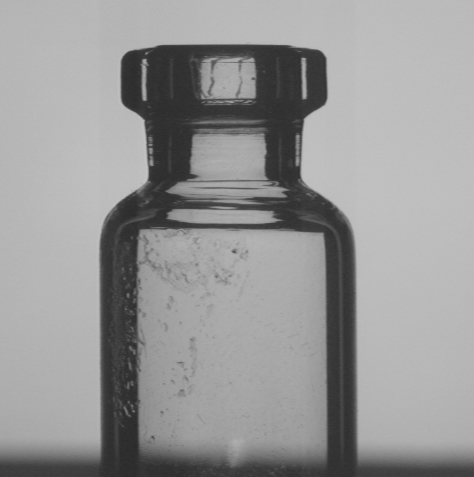
%> input picture LAB2/Bottle.bmp, 474 x 477 px
$ octave VCsessio2.m   (GNU Octave 9; MATLAB toolbox functions it lacks are replaced by stand-ins)
%> lines starting %> are read from the running program, lines starting %| are printed output that depends on the picture; in (x1, y1, x2, y2) boxes, pixels count from 0 and x2, y2 are one past the last pixel; in counts of white or black regions, pixels touching at a corner belong together; the program's own positions count from 1
### LAB2/MidpointCircle.m
% Draw a circle in a matrix using the integer midpoint circle algorithm
% Does not miss or repeat pixels
% Created by : Peter Bone
% Created : 19th March 2007
function i = MidpointCircle(i, radius, xc, yc, value)

xc = int16(xc);
yc = int16(yc);

x = int16(0);
y = int16(radius);
d = int16(1 - radius);

i(xc, yc+y) = value;
i(xc, yc-y) = value;
i(xc+y, yc) = value;
i(xc-y, yc) = value;

while ( x < y - 1 )
    x = x + 1;
    if ( d < 0 )
        d = d + x + x + 1;
    else
        y = y - 1;
        a = x - y + 1;
        d = d + a + a;
    end
    i( x+xc,  y+yc) = value;
    i( y+xc,  x+yc) = value;
    i( y+xc, -x+yc) = value;
    i( x+xc, -y+yc) = value;
    i(-x+xc, -y+yc) = value;
    i(-y+xc, -x+yc) = value;
    i(-y+xc,  x+yc) = value;
    i(-x+xc,  y+yc) = value;
end

### LAB2/VCsessio2.m
clc, clear all

%%Exercici 1 Punt de més alt contrast

I = imread('Bottle.bmp');
%> I is the input picture: size 477x474 uint8; min 42, max 197, mean 150.8
Iaux  = I(1:end,1)
%> Iaux = 477 values, max 184 at index 33, min 58 at index 476, mean 172.5
I2 = I(1:end,1:end-1);
I2 = [Iaux I2];
%> I2: size 477x474 uint8
Contrast = I - I2;
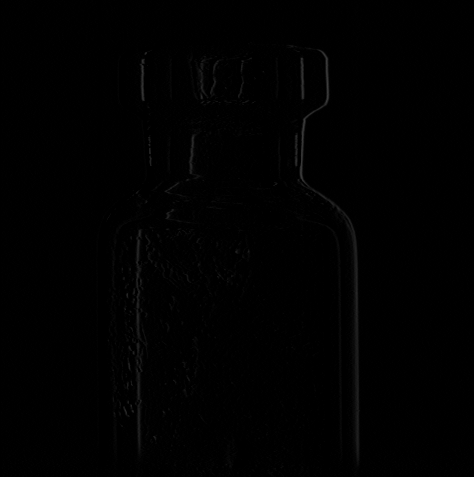
%> Contrast: size 477x474 uint8; min 0, max 62, mean 1
[v p] = max(Contrast); [v1 p1] = max(max(Contrast));
%> after `[v p] = max(Contrast)`: v = 474 values, max 62 at index 328, min 0 at index 1, mean 14.52; p = 474 values, max 477 at index 71, min 1 at index 1, mean 219.7
%> after `[v1 p1] = max(max(Contrast))`: v1 = 62; p1 = 328
Contrast(p(p1), p1)
%> ans = 62
point = [p(p1) p1];
%> point = [85 328]
If = MidpointCircle(I, 10, point(1), point(2), 255);
%> in MidpointCircle, `xc = int16(xc);`: xc = 85
%> in MidpointCircle, `yc = int16(yc);`: yc = 328
%> in MidpointCircle, `i(xc, yc+y) = value;`: i: size 477x474 uint8; under 0.01% of pixels changed, all inside (x1, y1, x2, y2) = (337, 84, 338, 85)
%> in MidpointCircle, `i(xc, yc-y) = value;`: i: size 477x474 uint8; min 42, max 255, mean 150.8; mean of the top-left, top-right, bottom-left and bottom-right quarters 149.7, 159.7, 141.7, 152.2
%> after the loop in MidpointCircle, `while ( x < y - 1 )`: i: size 477x474 uint8; min 42, max 255, mean 150.8; mean of the top-left, top-right, bottom-left and bottom-right quarters 149.7, 159.8, 141.7, 152.2
%> after the loop in MidpointCircle, `while ( x < y - 1 )`: a = 1; d = 9; x = 7
figure(1),imshow(If), title('Most contrast point');

%%Exercici 2

x = length(I);
%> x = 477
y = length(I(1,1:end));
%> y = 474
res(255) = 0;
for i = 1:1:x
    for j = 1:1:y
        res(I(i,j)) = res(I(i,j)) + 1;
    end
end
%> after the loop, res = 255 values, max 12517 at index 190, min 0 at index 1, mean 886.7
figure(2),bar(res),title('My Histogram');
%> after `title('My Histogram')`:
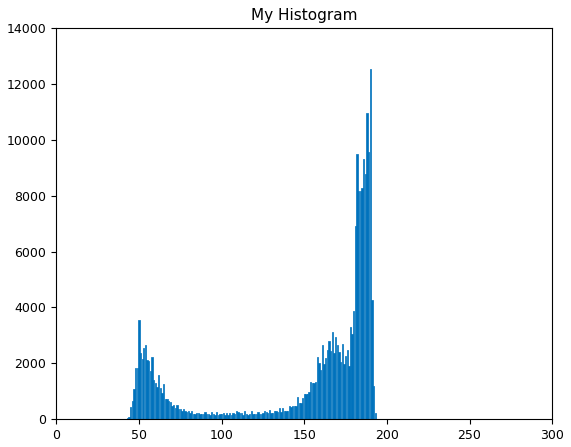
%> figure redrawn from the program's plot data; tallest bar 12517 high, from x = 189.6 to 190.4
figure(3),imhist(I),title('Matlab histogram');
%> after `title('Matlab histogram')`:
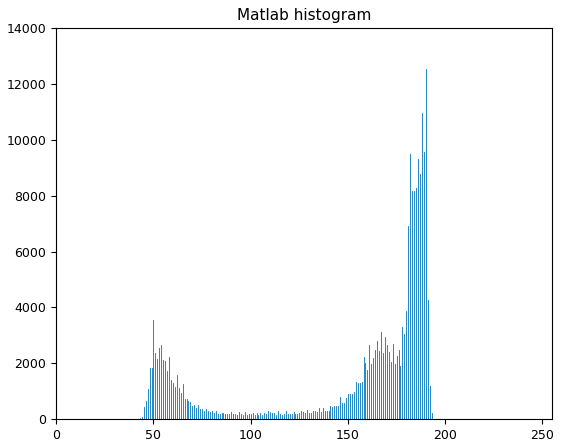
%> figure redrawn from the program's plot data; highest point at x = 190, y = 12517

%%Exercici 3

Iresiced = imresize(I,3/7);
figure(4), imshow(Iresiced);
Iresiced = imresize(Iresiced,[477 474]);
%> Iresiced: size 477x474 uint8
figure(5), imshow(Iresiced);
PN = mean2(double(I));
%> PN = 150.8
Ps = std2((Iresiced-I));
%> Ps = 1.99
SNR = 10*log10(Ps/PN)
%> SNR = -18.8

%%Exercici 4

%C = imStitching(A B T);
